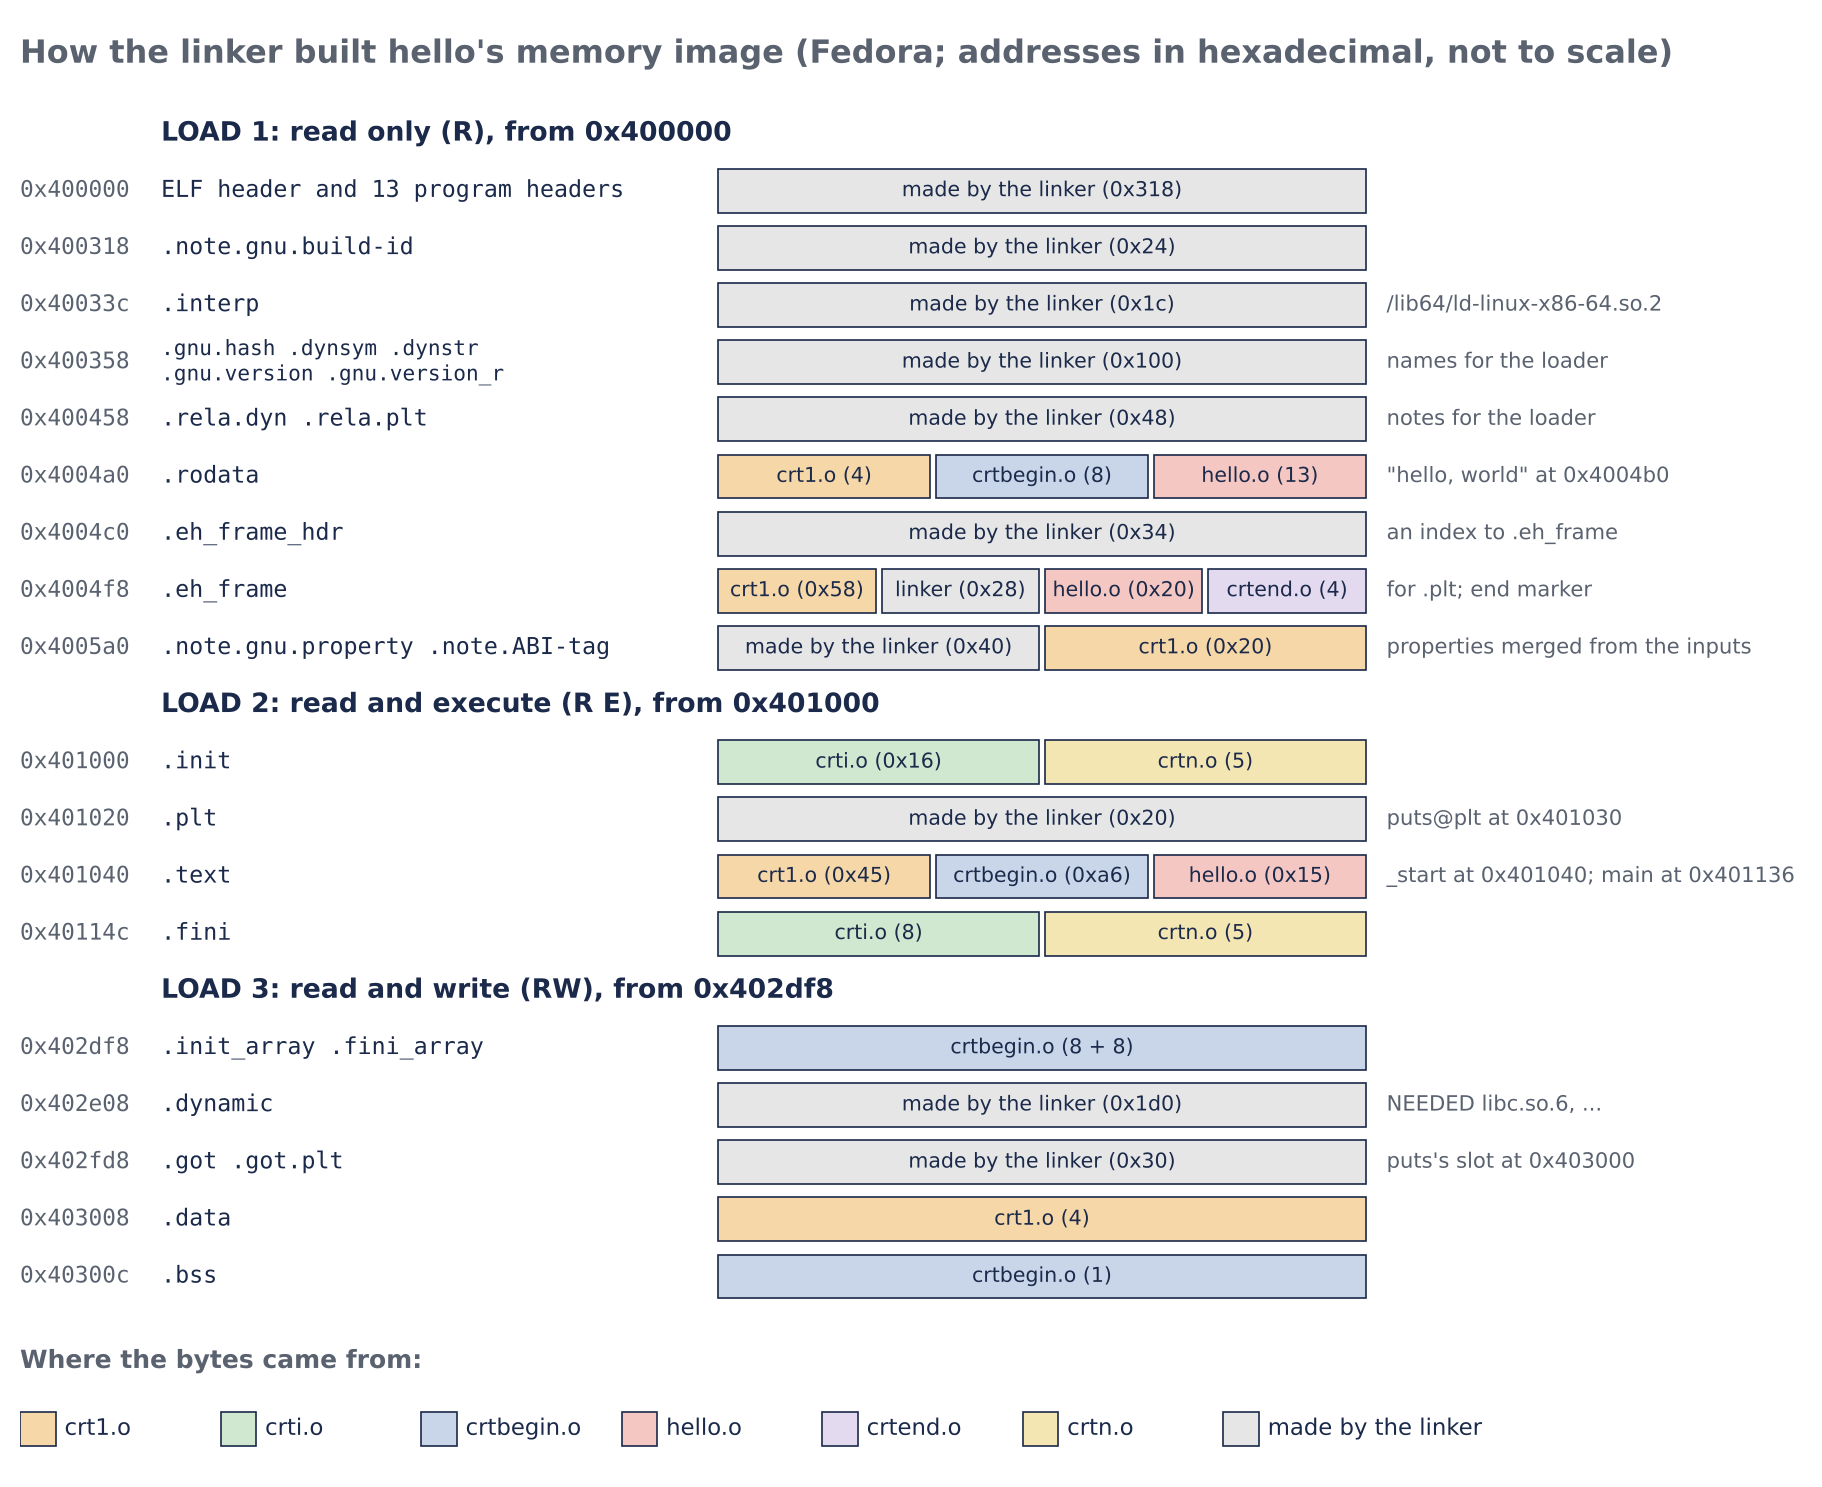

The Python source for this figure:
# Figure 03.06-1: how the linker built hello's memory image from six input files
import matplotlib
matplotlib.use("Agg")
import matplotlib.pyplot as plt
from matplotlib.patches import Rectangle
plt.rcParams["font.family"] = "DejaVu Sans"
INK="#1B2A4A"; GREY="#5A6270"
COL = {
 "crt1.o": "#F6D7A7", "crti.o": "#CFE8CF", "crtbegin.o": "#C9D6EA",
 "hello.o": "#F4C7C3", "crtend.o": "#E3DAF0", "crtn.o": "#F3E6B3",
 "linker": "#E6E6E6",
}
# output sections in address order: (address, name, [(file, size, note)])
segs = [
 ("LOAD 1: read only (R), from 0x400000", [
  ("0x400000", "ELF header and 13 program headers", [("linker", "0x318", "")]),
  ("0x400318", ".note.gnu.build-id", [("linker", "0x24", "")]),
  ("0x40033c", ".interp", [("linker", "0x1c", "/lib64/ld-linux-x86-64.so.2")]),
  ("0x400358", ".gnu.hash .dynsym .dynstr\n.gnu.version .gnu.version_r", [("linker", "0x100", "names for the loader")]),
  ("0x400458", ".rela.dyn .rela.plt", [("linker", "0x48", "notes for the loader")]),
  ("0x4004a0", ".rodata", [("crt1.o", "4", ""), ("crtbegin.o", "8", ""), ("hello.o", "13", "\"hello, world\" at 0x4004b0")]),
  ("0x4004c0", ".eh_frame_hdr", [("linker", "0x34", "an index to .eh_frame")]),
  ("0x4004f8", ".eh_frame", [("crt1.o", "0x58", ""), ("linker", "0x28", "for .plt"), ("hello.o", "0x20", ""), ("crtend.o", "4", "end marker")]),
  ("0x4005a0", ".note.gnu.property .note.ABI-tag", [("linker", "0x40", "properties merged from the inputs"), ("crt1.o", "0x20", "")]),
 ]),
 ("LOAD 2: read and execute (R E), from 0x401000", [
  ("0x401000", ".init", [("crti.o", "0x16", ""), ("crtn.o", "5", "")]),
  ("0x401020", ".plt", [("linker", "0x20", "puts@plt at 0x401030")]),
  ("0x401040", ".text", [("crt1.o", "0x45", "_start at 0x401040"), ("crtbegin.o", "0xa6", ""), ("hello.o", "0x15", "main at 0x401136")]),
  ("0x40114c", ".fini", [("crti.o", "8", ""), ("crtn.o", "5", "")]),
 ]),
 ("LOAD 3: read and write (RW), from 0x402df8", [
  ("0x402df8", ".init_array .fini_array", [("crtbegin.o", "8 + 8", "")]),
  ("0x402e08", ".dynamic", [("linker", "0x1d0", "NEEDED libc.so.6, ...")]),
  ("0x402fd8", ".got .got.plt", [("linker", "0x30", "puts's slot at 0x403000")]),
  ("0x403008", ".data", [("crt1.o", "4", "")]),
  ("0x40300c", ".bss", [("crtbegin.o", "1", "")]),
 ]),
]
rows = sum(len(s[1]) for s in segs) + len(segs)
fig, ax = plt.subplots(figsize=(11.5, 9.4), dpi=200)
ax.set_xlim(0, 120); ax.set_ylim(-4, rows*3.0 + 9); ax.axis("off")
ax.text(0, rows*3.0 + 8, "How the linker built hello's memory image (Fedora; addresses in hexadecimal, not to scale)",
        fontsize=11.5, weight="bold", color=GREY, va="top")
y = rows*3.0 + 3
X_ADDR = 0; X_NAME = 9.5; X_BAR = 47; BARW = 44
for title, secs in segs:
    ax.text(X_NAME, y, title, fontsize=9.6, weight="bold", color=INK, va="center")
    y -= 3.0
    for addr, name, parts in secs:
        ax.text(X_ADDR, y, addr, fontsize=8.2, family="DejaVu Sans Mono", color=GREY, va="center")
        ax.text(X_NAME, y, name, fontsize=8.4 if "\n" not in name else 7.6, family="DejaVu Sans Mono", color=INK, va="center")
        n = len(parts); w = BARW / n; x = X_BAR
        for f, size, note in parts:
            ax.add_patch(Rectangle((x, y-1.15), w-0.4, 2.3, facecolor=COL[f], edgecolor=INK, lw=0.6))
            lab = f if not size else f"{f} ({size})"
            if f == "linker": lab = ("made by the linker" if n < 3 else "linker") + (f" ({size})" if size else "")
            ax.text(x + (w-0.4)/2, y, lab, ha="center", va="center", fontsize=7.4, color=INK)
            x += w
        notes = "; ".join(p[2] for p in parts if p[2])
        if notes:
            ax.text(X_BAR + BARW + 1.0, y, notes, fontsize=7.6, color=GREY, va="center")
        y -= 3.0
# legend
ly = -2.0
ax.text(0, ly+3.2, "Where the bytes came from:", fontsize=9, weight="bold", color=GREY)
lx = 0
for f in ["crt1.o", "crti.o", "crtbegin.o", "hello.o", "crtend.o", "crtn.o", "linker"]:
    ax.add_patch(Rectangle((lx, ly-0.9), 2.4, 1.8, facecolor=COL[f], edgecolor=INK, lw=0.6))
    ax.text(lx+3.0, ly, "made by the linker" if f=="linker" else f, fontsize=8.2, va="center", color=INK)
    lx += 16.5 if f=="linker" else 13.5
plt.savefig("fig_link.png", bbox_inches="tight", facecolor="white")
